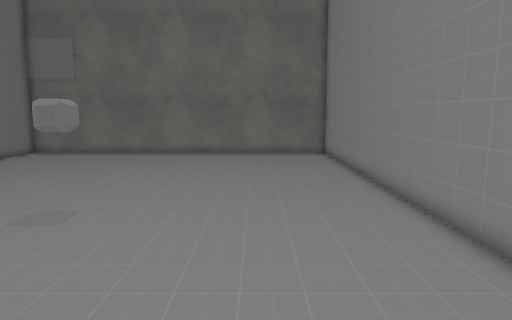
view 1 (above)

12 first-person views from a walk through a 3-D level made in the Unity game engine. The camera is 1.5 m above the floor, tilts 8° down and sees 75° across. The floor is counted in squares, 0.55 m on a side. Each view is taken from the middle of a square. On the plan, view 1 faces up. The plan holds only what a view shows up to about 20 squares ahead; the rest is blank. The place goes on beyond the plan. The player character is not drawn. Some surface patterns are stand-ins.

view 2
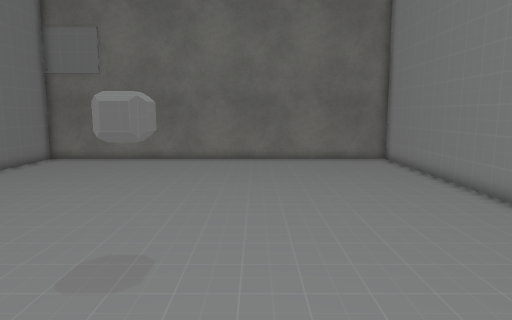

view 3
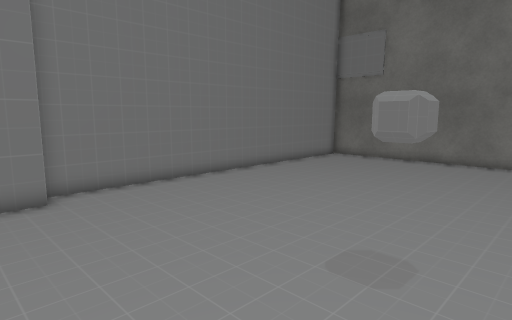

view 4
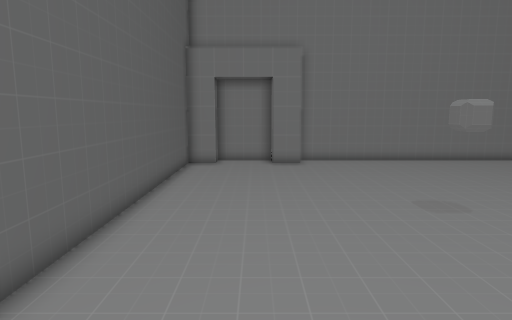

view 5
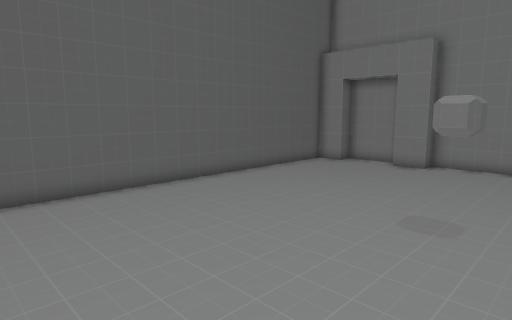

view 6
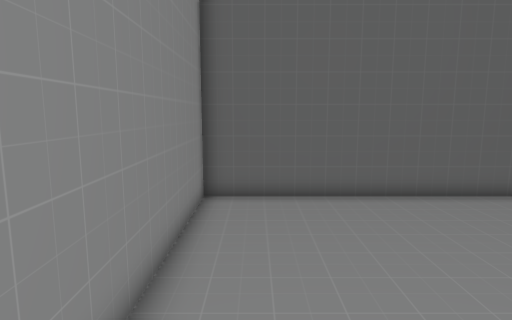

view 7
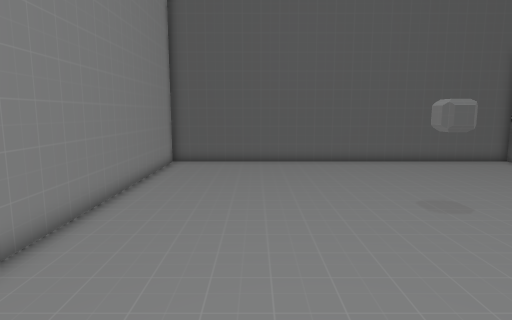

view 8
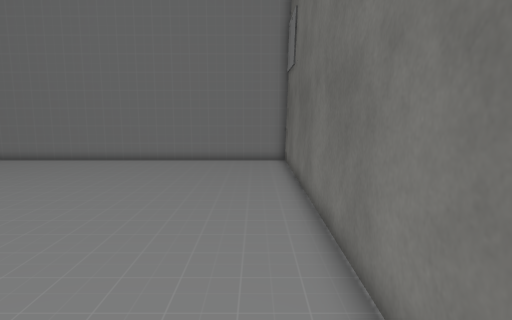

view 9
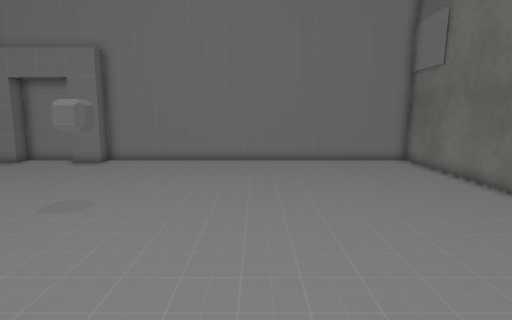

view 10
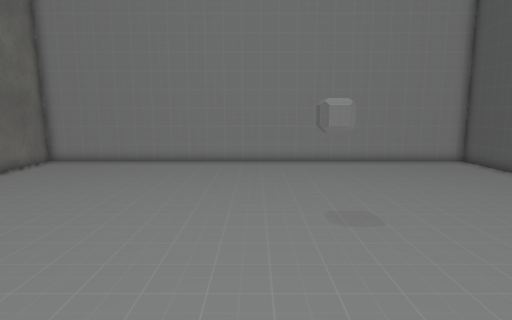

view 11
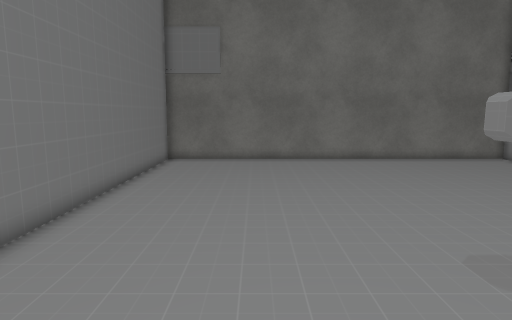

view 12
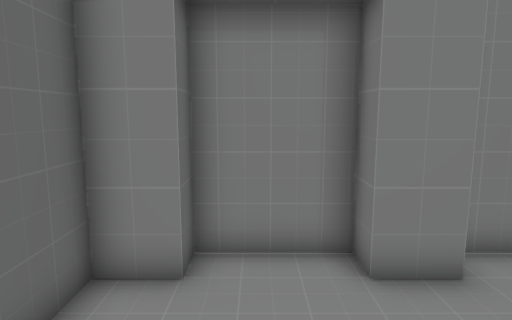

### Floor plan
Points are (right, up) in squares from view 1. A wall is a line through its corners. A room is listed if a view was taken in it or the views show most of it. See-through windows are left out.
Room 1 (views 1, 2, 3, 4, 5, 6, 7, 8, 9, 10, 11, 12)
walls: (-4.8, 9.4) (-4.8, 8.5) (-5.6, 8.5) (-5.8, 8.7) (-5.8, 9.4) (-4.8, 9.4); (-14.2, 5.4) (-14.2, 3.9) (-15.2, 3.9) (-15.2, 0.8) (-14.2, 0.8) (-14.2, -0.7) (4.7, -0.7) (4.7, 22.8) (-15.2, 22.8) (-15.2, 5.4) (-14.2, 5.4)

Positions as (right, up) in squares from view 1, and headings:
1: (0, 0), facing up
2: (-3, 3), facing up
3: (-3, 3), facing up-left
4: (4, 3), facing left
5: (3, 11), facing down-left
6: (3, 10), facing down
7: (0, 18), facing down
8: (4, 21), facing left
9: (4, 14), facing left
10: (-14, 11), facing right
11: (-10, 3), facing up
12: (-9, 2), facing left
